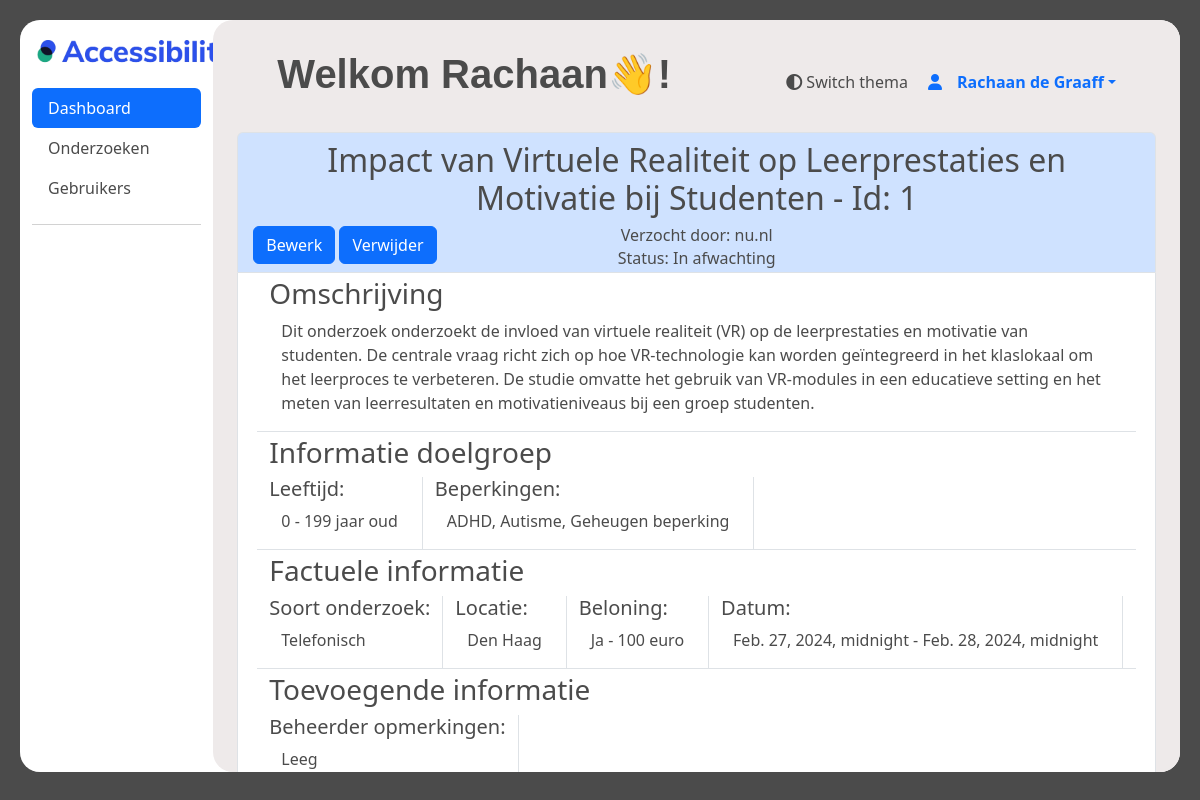
The page /beheerder/dashboard/research/1 (signed in) on the database its author committed.
### ervaringsdeskundige/models.py (models this page shows, shortened)
class User(AbstractUser):
    first_name = models.CharField(max_length=100)
    last_name = models.CharField(max_length=100)
    postcode = models.CharField(max_length=10)
    geslacht = models.CharField(max_length=10, choices=[('M','Man'),('V', 'Vrouw'), ('0', 'Anders')])
    email = models.EmailField()
    telefoonnummer = models.CharField(max_length=100)
    geboortedatum = models.DateField()
    gebruikte_hulpmiddelen = models.TextField(max_length=200)
    bijzonderheden = models.TextField(max_length=100, default='', blank=True)
    beschikbaar_vanaf = models.DateTimeField()
    beschikbaar_tot = models.DateTimeField()
    bijzonderheden_beschikbaarheid = models.TextField(max_length=100, blank=True)
    username = models.CharField(max_length=100, unique=True)
    voorkeur_benadering = models.CharField(max_length=20)
    status = models.CharField(max_length=10, default=1)
    opmerking_verwijderd = models.TextField(blank=True, null=True)
    datum_goedgekeurd = models.DateTimeField(blank=True, null=True)
    goedegekeurd_door = models.CharField(max_length=100, null=True)
    groups = models.ManyToManyField(
        Group,
        verbose_name='groups',
        related_name='user_groups',
        blank=True,
        help_text='The groups this user belongs to. A user will get all permissions granted to each of their groups.',
        related_query_name='user',
    )
    user_permissions = models.ManyToManyField(
        Permission,
        verbose_name='user permissions',
        related_name='user_user_permissions',
        blank=True,
        help_text='Specific permissions for this user.',
        related_query_name='user',
    )

### main/models.py (models this page shows)
class Onderzoeken(models.Model):
    onderzoeks_id = models.AutoField(primary_key=True)
    organisatie = models.ForeignKey('Organisaties', models.DO_NOTHING)
    status = models.IntegerField(default=1)
    titel = models.TextField()
    omschrijving = models.TextField()
    datum_vanaf = models.DateTimeField()
    datum_tot = models.DateTimeField()
    soort_onderzoek = models.IntegerField()
    locatie = models.TextField(blank=True, null=True)
    met_beloning = models.IntegerField()
    beloning = models.TextField(blank=True, null=True)
    doelgroep_leeftijd_van = models.IntegerField()
    doelgroep_leeftijd_tot = models.IntegerField()
    contact_opgenomen = models.IntegerField(default=0)
    opmerkingen_beheerder = models.IntegerField(blank=True, null=True)
    type_onderzoek = models.ForeignKey('TypeOnderzoek', models.DO_NOTHING, db_column='type_onderzoek')
    class Meta:
        managed = False
        db_table = 'Onderzoeken'

class Organisaties(models.Model):
    organisatie_id = models.AutoField(primary_key=True, blank=True)
    naam = models.TextField(blank=True, null=True)
    kvk = models.TextField(db_column='KVK', blank=True, null=True)  # Field name made lowercase.
    website = models.TextField(blank=True, null=True)
    beschrijving = models.TextField(blank=True, null=True)
    contact_persoon = models.TextField(blank=True, null=True)
    email = models.TextField(blank=True, null=True)
    telefoonnummer = models.IntegerField(blank=True, null=True)
    api_key = models.TextField(blank=True, null=True)
    status = models.TextField(blank=True, null=True)
    type = models.TextField(blank=True, null=True)
    class Meta:
        managed = False
        db_table = 'Organisaties'

class Beperkingen(models.Model):
    omschrijving = models.TextField()
    soort = models.TextField()
    class Meta:
        managed = False
        db_table = 'Beperkingen'

### beheerder/views.py (the view)
# urls.py: path("dashboard/research/<int:pk>", views.research_item, name="research_items"),
@staff_member_required
def research_item(request, pk):
    research_item_data = Onderzoeken.objects.select_related("organisatie").get(pk=pk)
    limitation_ids = BeperkingenOnderzoeken.objects.filter(onderzoeks_id=research_item_data.onderzoeks_id).values_list('beperking_id', flat=True)
    limitations = Beperkingen.objects.filter(id__in=limitation_ids)
    context = {
        "data": research_item_data,
        'limitations': limitations,
    }
    return render(request, "beheerder/dashboard/dashboard_research_item.html", context)

### templates/beheerder/dashboard/dashboard_research_item.html (shortened to what this page needs)
{% extends "beheerder/inner_base.html" %}
{% block menu_active %}
<ul class="nav nav-pills flex-column mb-auto">
  <li class="nav-item">
    <a href="/beheerder/dashboard" class="nav-link active" aria-current="page">
      Dashboard
    </a>
  </li>
  <li>
    <a href="/beheerder/onderzoeken" class="nav-link menu_text" >
      Onderzoeken
    </a>
  </li>
  <li>
    <a  href="/beheerder/users" class="nav-link menu_text">
      Gebruikers
    </a>
  </li>
</ul>
{% endblock %}
{% block inner_content %}
<br>
<div class="container rounded-top border border-bottom-0 bg-primary-subtle text-center">
    <div class="col text-center position-relative">
        <H2 class="pt-2">
            {{ data.titel }} - Id: {{ data.onderzoeks_id}}
        </H2>
        <div class="position-absolute buttons">
            <button type="button" class="btn btn-primary" onclick="location.href='{{ data.onderzoeks_id }}/edit';">Bewerk</button>
            <button type="button" class="btn btn-primary">Verwijder</button>
        </div>
        <H2 class="mb-1 h6">Verzocht door: {{ data.organisatie.naam }}</H2>
        <H2 class="m-0 pb-1 h6">
            {% if data.status == 1 %}
            Status: In afwachting
            {% elif data.status == 2 %}
            Status: Goedgekeurd
            {% elif data.status == 3 %}
            Status: Afgekeurd
            {% elif data.status == 4 %}
            Status: Gesloten
            {% elif data.status == 5 %}
            Status: Verwijderd
            {% endif %}
        </H2>
    </div>
</div>
<div class="container border rounded-bottom bg-body text-start" style="min-height: 25rem;">
    <div class="row m-1 border-bottom">
        <div class="col-md-auto">
            <H2 class="h3">Omschrijving</H2>
            <div class="container-fluid">
                <p class="text-start p-0">{{ data.omschrijving }}</p>
            </div>
        </div>
    </div>
    <div class="row m-1 border-bottom">
        <H2 class="h3">Informatie doelgroep</H2>
        <div class="col-md-auto border-end">
            <H3 class="h5">Leeftijd:</H3>
            <div class="container-fluid">
                <p>
                    {{ data.doelgroep_leeftijd_van }} - {{ data.doelgroep_leeftijd_tot }} jaar oud
                </p>
            </div>
        </div>
        <div class="col-md-auto border-end">
            <H3 class="h5">Beperkingen:</H3>
            <div class="container-fluid">
                <p>
                {% for limitation in limitations %}
                    {{ limitation.omschrijving }}{% if not forloop.last %},{% endif %}
                {% endfor %}
                </p>
            </div>
        </div>
    </div>
    <div class="row m-1 border-bottom">
        <H2 class="h3">Factuele informatie</H2>
        <div class="col-md-auto border-end">
            <H3 class="h5">Soort onderzoek:</H3>
            <div class="container-fluid">
                <p>
                    {% if data.soort_onderzoek == 1 %}
                    Telefonisch
                    {% elif data.soort_onderzoek == 2 %}
                    Via internet
                    {% elif data.soort_onderzoek == 3 %}
                    Op locatie
                    {% endif %}
                </p>
            </div>
        </div>
        <div class="col-md-auto border-end">
            <H3 class="h5">Locatie:</H3>
            <div class="container-fluid">
                <p>{{ data.locatie }}</p>
            </div>
        </div>
        <div class="col-md-auto border-end">
            <H3 class="h5">Beloning:</H3>
            <div class="container-fluid">
                <p>
                    {% if data.met_beloning == 0 %}
                    Nee
                    {% elif data.met_beloning == 1 %}
                    Ja - {{ data.beloning }}
                    {% endif %}
                </p>
            </div>
        </div>
        <div class="col-md-auto border-end">
            <H3 class="h5">Datum:</H3>
            <div class="container-fluid">
                <p>{{ data.datum_vanaf }} - {{ data.datum_tot }}</p>
            </div>
        </div>
    </div>
    <div class="row m-1 border-bottom">
        <H2 class="h3">Toevoegende informatie</H2>
        <div class="col-md-auto border-end">
            <H3 class="h5">Beheerder opmerkingen:</H3>
            <div class="container-fluid">
                <p>
                    {% if data.opmerking_beheerder != NULL %}
                    {{ data.opmerking_beheerder }}
                    {% else %}
                    Leeg
                    {% endif %}
                </p>
            </div>
        </div>
    </div>
</div>
{% endblock %}

### templates/beheerder/inner_base.html (shortened to what this page needs)
{% extends "ervaringsdeskundige/base.html" %}
{% load static %}
{% block content %}
<div class="container-fluid" style="height: 94vh;">
    <div class="row">
        <nav id="sidebar" class="col-md-3 col-lg-2 d-md-block sidebar">
          <a href="#">
            <img style="margin: 20px; margin-left: 5px;" src="{% static 'images/logo_accessibility.png' %}" width="200px" alt="Logo van Accessibility">
          </a>
            <div class="position-sticky">
              {% block menu_active %}{% endblock %}
              <hr>
            </div>
        </nav>
        <div style="height: 94vh;" id="dashboard_main" class="col-md-9 ms-sm-auto col-lg-10 px-md-4">
         <div id="dashboard_overflow">
          <main>
          <div class="text-center" style="padding-top: 20px;">
            <div>
                <div id="search" style="height: 20px;">
                    <a  style="margin-right: 20px;cursor: pointer;" onclick="toggleTheme()" tabindex="0"><i class="fa-solid fa-circle-half-stroke"></i>      Switch thema </a>
                    <div class="dropdown">
                      <a href="#" class="d-flex align-items-center text-decoration-none dropdown-toggle" id="dropdownUser2" data-bs-toggle="dropdown" aria-expanded="false" aria-label="dropdown menu met dashboard, profiel en loguit opties">
                        <i class="fa-solid fa-user" style="padding-right: 15px;" width="32" height="32" class="rounded-circle me-2"></i>
                        <strong>{{ user.first_name}} {{ user.last_name}}</strong>
                      </a>
                    </div>
                </div>
             <h1 style="margin: 10px; margin-left: 40px;" class="text-start extra-bold-header">Welkom {{ user.first_name }}👋!</h1>
            </div>
            {% block inner_content %}{% endblock %}
            </div>
          </main>
         </div>
        </div>
    </div>
</div>
{% endblock %}

### static/css/main.css (style rules this page uses)
:root { --background-light: #f5f5f5; --background-dark: #1f1f1f; --text-light: #4b4b4b; --text-dark: #ffffff; --accent-light: #9faecb; --accent-dark: #848484; --card-background-light: #ffffff; --card-background-dark: #393a69; --card-shadow-light: #bbbbbb; --card-shadow-dark: #7a7a7a; --border-light: #dddddd; --border-dark: #333333; --link-light: #007bff; --link-dark: #ff7f50; }
#content, .table, #dashboard_main, .rectangle, .card_stat, #custom_cont { transition: background-color 0.5s ease, color 0.3s ease, border-radius 0.5s ease; }
.container { margin-right: auto; margin-left: auto; padding-right: 15px; padding-left: 15px; width: 100%; }
@media (min-width: 576px) { .container { max-width: 540px; } }
@media (min-width: 768px) { .container { max-width: 720px; } }
@media (min-width: 992px) { .container { max-width: 960px; } }
@media (min-width: 1200px) { .container { max-width: 1140px; } }
p { margin-top: 0; margin-bottom: 1rem; }
#search { margin-top: 10px; margin-right: 30px; float: right; justify-content: space-between; display: flex; padding: 10px; height: 80px; }
body:not(.dark) { background-color: var(--text-light); color: var(--text-light); }
#sidebar { border-radius: 20px; }
#dashboard_main:not(.dark) { border-radius: 20px; background-color: #eeeaea; }
h1:not(.dark) { color: var(--tekst-light); }
#dashboard_overflow { overflow-y: auto; overflow-x: hidden; max-height: 94vh; height: 100%; }
.extra-bold-header { font-family: 'Inner', sans-serif; font-weight: 800; color: #4b4b4b; }
.menu_text:not(.dark) { color: var(--text-light); }

### rows shown on the page
User: first_name "Rachaan", last_name "de Graaff"
Onderzoeken: titel "Impact van Virtuele Realiteit op Leerprestaties en Motivatie bij Studenten", onderzoeks_id "1", organisatie.naam "nu.nl", omschrijving "Dit onderzoek onderzoekt de invloed van virtuele realiteit (VR) op de leerprestaties en motivatie van studenten. De centrale vraag richt zich op hoe VR-technologie kan worden geïntegreerd in het klaslokaal om het leerproces te verbeteren. De studie omvatte het gebruik van VR-modules in een educatieve setting en het meten van leerresultaten en motivatieniveaus bij een groep studenten.", doelgroep_leeftijd_van "0", doelgroep_leeftijd_tot "199", locatie "Den Haag", beloning "100 euro", datum_vanaf "Feb. 27, 2024, midnight", datum_tot "Feb. 28, 2024, midnight"
Beperkingen: omschrijving "ADHD"
Beperkingen: omschrijving "Autisme"
Beperkingen: omschrijving "Geheugen beperking"
